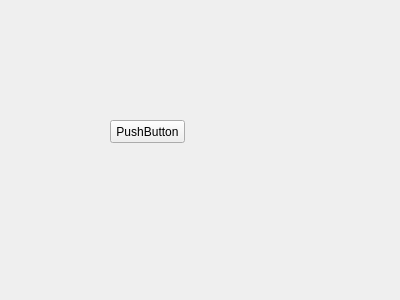
<?xml version="1.0" encoding="UTF-8"?>
<ui version="4.0">
 <class>Dialog</class>
 <widget class="QWidget" name="Dialog">
  <property name="geometry">
   <rect>
    <x>0</x>
    <y>0</y>
    <width>400</width>
    <height>300</height>
   </rect>
  </property>
  <property name="windowTitle">
   <string>Form</string>
  </property>
  <widget class="QPushButton" name="pushButton">
   <property name="geometry">
    <rect>
     <x>110</x>
     <y>120</y>
     <width>75</width>
     <height>23</height>
    </rect>
   </property>
   <property name="text">
    <string>PushButton</string>
   </property>
  </widget>
 </widget>
 <resources/>
 <connections/>
</ui>
